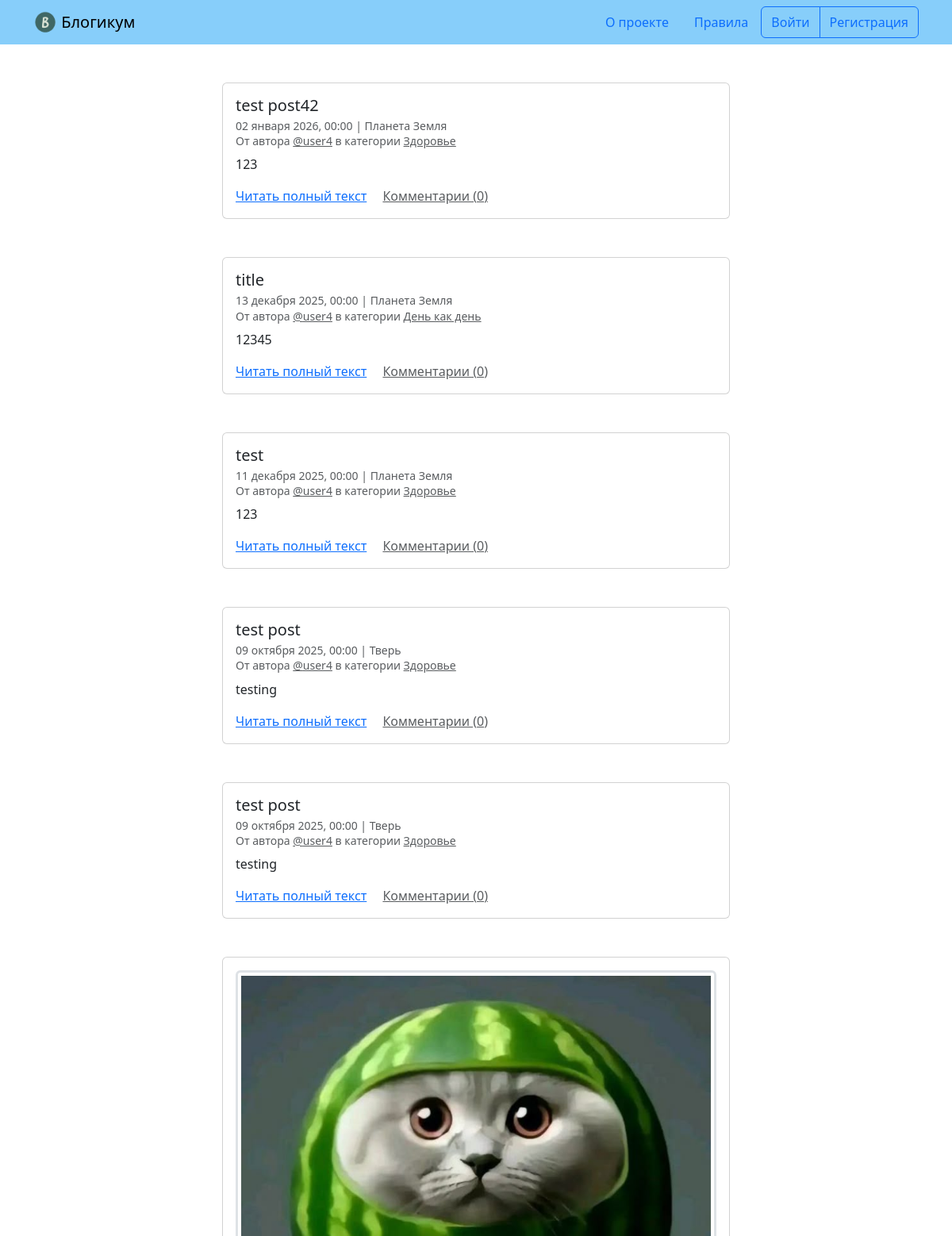
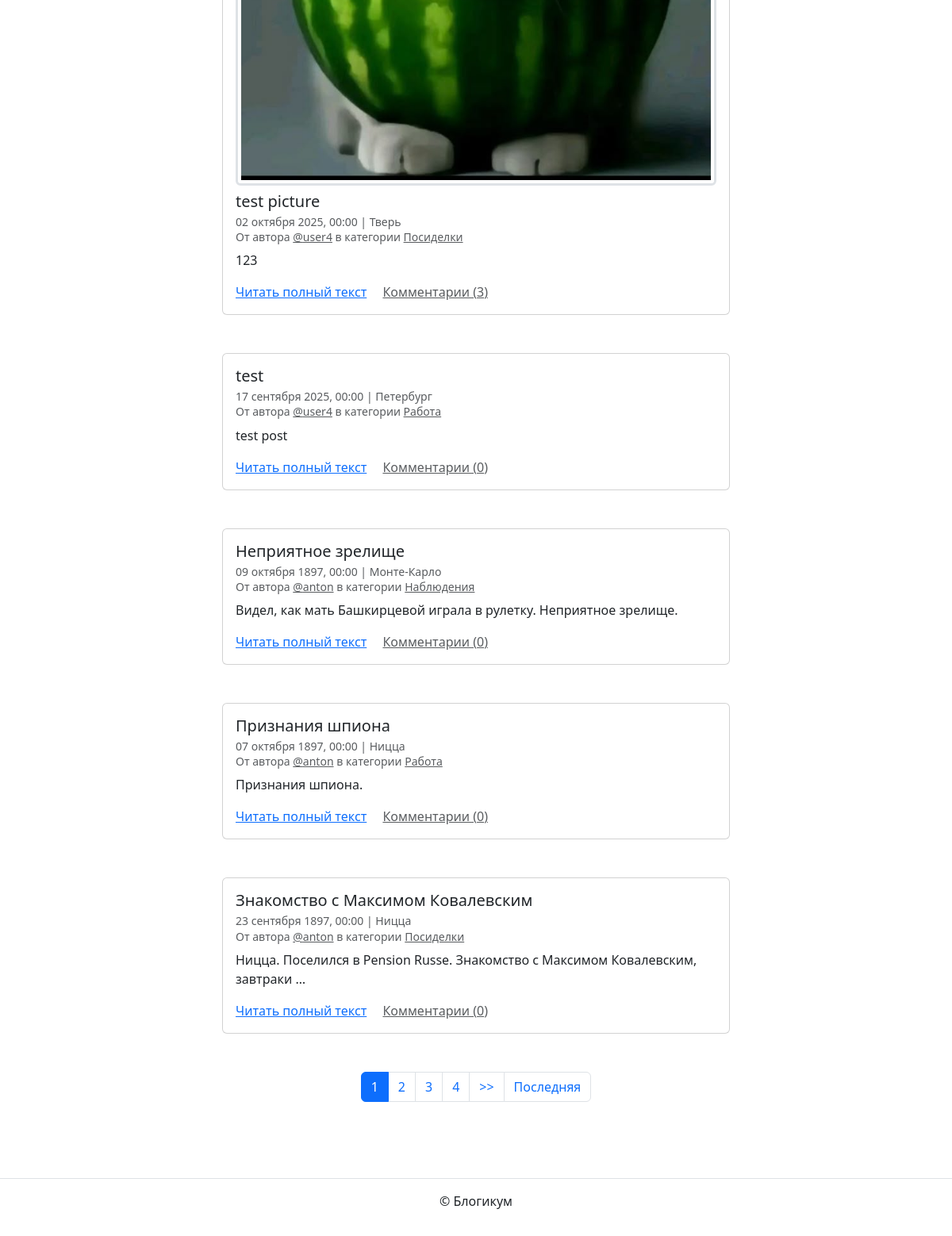
The app's page /, older data (2 pictures, top to bottom).
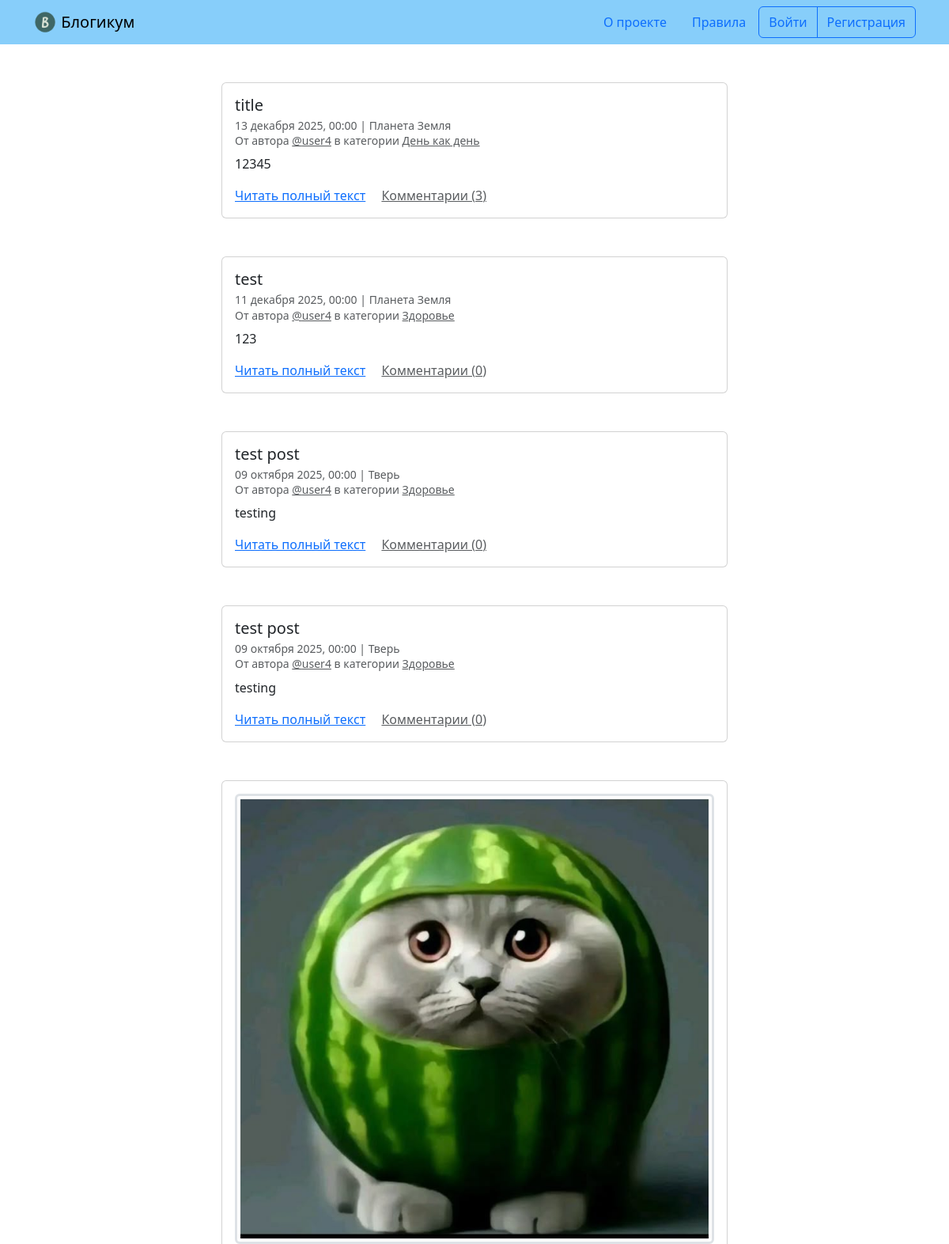
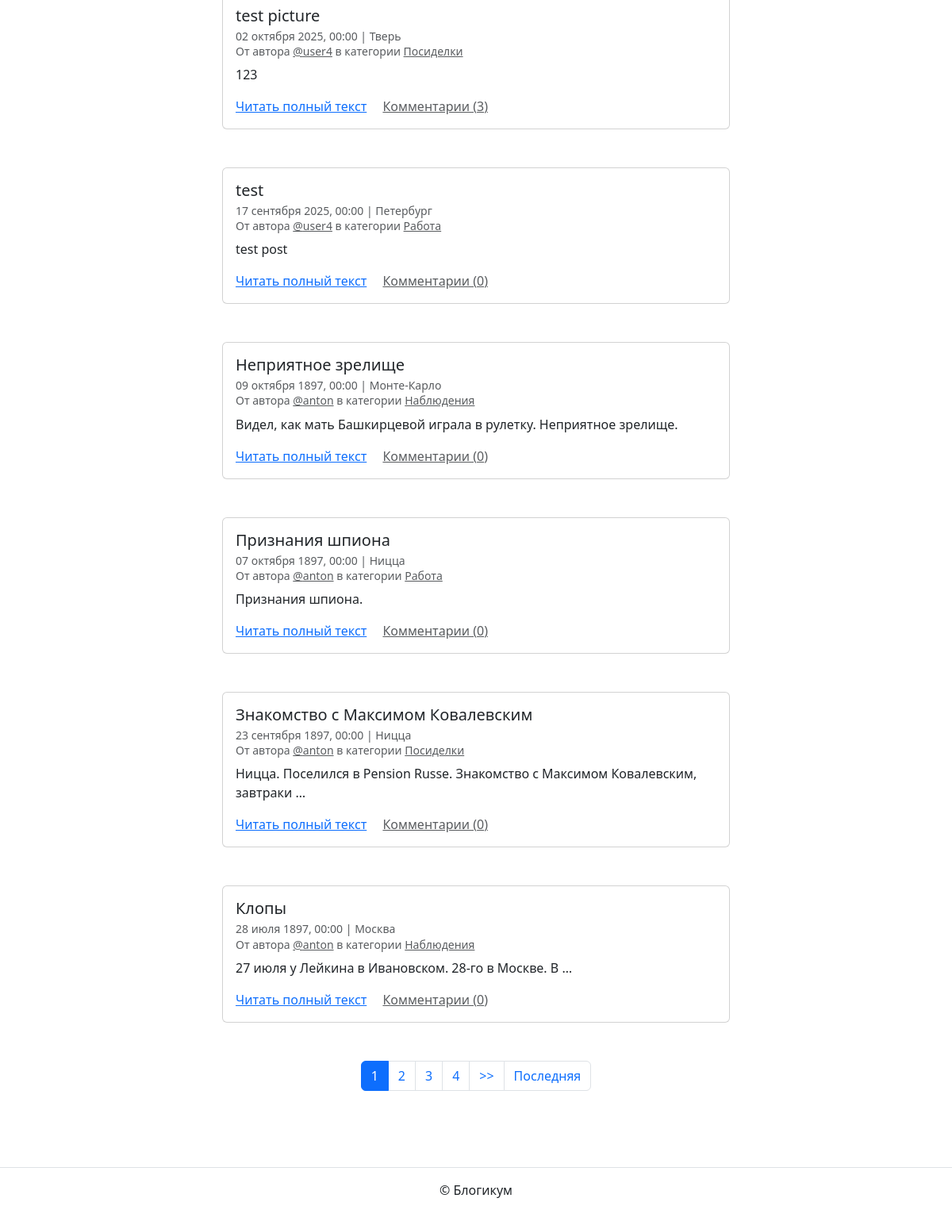
The same page, newer data (2 pictures, top to bottom).
### blog/models.py (models this page shows, shortened)
class BaseModel(models.Model):
    is_published = models.BooleanField('Опубликовано', default=True,
                                       help_text='Снимите галочку, чтобы '
                                       'скрыть публикацию.')
    created_at = models.DateTimeField('Добавлено', auto_now_add=True)
    class Meta:
        abstract = True

class Post(BaseModel):
    title = models.CharField('Заголовок', max_length=256)
    text = models.TextField('Текст')
    pub_date = models.DateTimeField('Дата и время публикации',
                                    help_text='Если установить дату и время в '
                                    'будущем — можно делать отложенные'
                                    ' публикации.')
    author = models.ForeignKey(User, on_delete=models.CASCADE,
                               verbose_name='Автор публикации')
    location = models.ForeignKey(Location,
                                 on_delete=models.SET_NULL, null=True,
                                 blank=True, verbose_name='Местоположение')
    category = models.ForeignKey(Category, on_delete=models.SET_NULL,
                                 null=True, verbose_name='Категория')
    image = models.ImageField('Фото', upload_to='birthdays_images', blank=True)
    class Meta:
        verbose_name = 'публикация'
        verbose_name_plural = 'Публикации'
        ordering = ('pub_date',)

class Category(BaseModel):
    title = models.CharField('Заголовок', max_length=256)
    description = models.TextField('Описание')
    slug = models.SlugField('Идентификатор', unique=True,
                            help_text='Идентификатор страницы для URL; '
                            'разрешены символы латиницы, цифры, дефис и '
                            'подчёркивание.')
    class Meta:
        verbose_name = 'категория'
        verbose_name_plural = 'Категории'

class Location (BaseModel):
    name = models.CharField('Название места', max_length=256)
    class Meta:
        verbose_name = 'местоположение'
        verbose_name_plural = 'Местоположения'

### blog/views.py (the view)
# urls.py: path('', views.index, name='index'),
def index(request):
    template_name = 'blog/index.html'
    post_list = filter_posts(
        Post.objects.select_related('location', 'category')
    )
    post_list_comments = get_comment_count(post_list)
    post_list_comments = sort_posts(post_list_comments)
    page_number = request.GET.get('page')
    page_obj = get_paginator_page(post_list_comments, page_number, 10)
    context = {'page_obj': page_obj}
    return render(request, template_name, context)

### blog/views.py (called while the page is built)
def get_paginator_page(object_list, page_number, posts_count):
    paginator = Paginator(object_list, posts_count)
    page_obj = paginator.get_page(page_number)
    return page_obj

def get_comment_count(post_list):
    return post_list.annotate(
        comment_count=Count('comment')
    )

def sort_posts(post_list):
    return post_list.order_by('-pub_date')

def filter_posts(post_list):
    return post_list.filter(
        is_published=True,
        pub_date__lte=timezone.now(),
        category__is_published=True
    )

### templates/blog/index.html (shortened to what this page needs)
{% extends "base.html" %}
{% block content %}
  {% for post in page_obj %}
    <article class="mb-5">
      {% include "includes/post_card.html" %}
    </article>
  {% endfor %}
  {% include "includes/paginator.html" %}
{% endblock %}

### templates/base.html (shortened to what this page needs)
{% load static %}
{% load django_bootstrap5 %}
<!DOCTYPE html>
<html lang="ru">
  <head>
    {% bootstrap_css %}
  </head>
  <body>
    {% include "includes/header.html" %}
    <main>
      <div class="container py-5">
        {% block content %}{% endblock %}
      </div>
    </main>
    {% include "includes/footer.html" %}
  </body>
</html>

### templates/includes/header.html
{% load static %}
<header>
  <nav class="navbar navbar-light" style="background-color: lightskyblue">
    <div class="container">
      <a class="navbar-brand" href="{% url 'blog:index' %}">
        <img src="{% static 'img/logo.png' %}" width="30" height="30" class="d-inline-block align-top" alt="">
        Блогикум
      </a>
      {% with request.resolver_match.view_name as view_name %}
        <ul class="nav  nav-pills">
          <li class="nav-item">
            <a class="nav-link {% if view_name == 'pages:about' %} text-white {% endif %}" href="{% url 'pages:about' %}">
              О проекте
            </a>
          </li>
          <li class="nav-item">
            <a class="nav-link {% if view_name == 'pages:rules' %} text-white {% endif %}" href="{% url 'pages:rules' %}">
              Правила
            </a>
          </li>
          {% if user.is_authenticated %}
            <div class="btn-group" role="group" aria-label="Basic outlined example">
              <button type="button" class="btn btn-outline-primary"><a class="text-decoration-none text-reset"
                  href="{% url 'blog:create_post' %}">Написать пост</a></button>
              <button type="button" class="btn btn-outline-primary"><a class="text-decoration-none text-reset"
                  href="{% url 'blog:profile' user.username %}">{{ user.username }}</a></button>
              <button type="button" class="btn btn-outline-primary"><a class="text-decoration-none text-reset"
                  href="{% url 'logout' %}">Выйти</a></button>
            </div>
          {% else %}
            <div class="btn-group" role="group" aria-label="Basic outlined example">
              <button type="button" class="btn btn-outline-primary"><a class="text-decoration-none text-reset"
                  href="{% url 'login' %}">Войти</a></button>
              <button type="button" class="btn btn-outline-primary"><a class="text-decoration-none text-reset"
                  href="{% url 'registration' %}">Регистрация</a></button>
            </div>
          {% endif %}
        </ul>
      {% endwith %}
    </div>
  </nav>
</header>

### templates/includes/post_card.html (shortened to what this page needs)
<div class="col d-flex justify-content-center">
  <div class="card" style="width: 40rem;">
    <div class="card-body">
      {% if post.image %}
        <a href="{{ post.image.url }}" target="_blank">
          <img class="border-3 rounded img-fluid img-thumbnail mb-2 mx-auto d-block" src="{{ post.image.url }}">
        </a>
      {% endif %}
      <h5 class="card-title">{{ post.title }}</h5>
      <h6 class="card-subtitle mb-2 text-muted">
        <small>
          {{ post.pub_date|date:"d E Y, H:i" }} | {% if post.location and post.location.is_published %}{{ post.location.name }}{% else %}Планета Земля{% endif %}<br>
          От автора <a class="text-muted" href="{% url 'blog:profile' post.author.username %}">@{{ post.author.username }}</a> в
          категории {% include "includes/category_link.html" %}
        </small>
      </h6>
      <p class="card-text">{{ post.text|truncatewords:10 }}</p>
      <a href="{% url 'blog:post_detail' post.id %}" class="card-link">Читать полный текст</a>
      <a href="{% url 'blog:post_detail' post.id %}" class="card-link text-muted">Комментарии ({{ post.comment_count }})</a>
    </div>
  </div>
</div>

### templates/includes/category_link.html
<a class="text-muted" href="{% url 'blog:category_posts' post.category.slug %}">
  {{ post.category.title }}
</a>

### templates/includes/paginator.html (shortened to what this page needs)
{% if page_obj.has_other_pages %}
  <nav aria-label="Page navigation" class="my-5">
    <ul class="pagination justify-content-center">
      {% for i in page_obj.paginator.page_range %}
        {% if page_obj.number == i %}
          <li class="page-item active">
            <span class="page-link">{{ i }}</span>
          </li>
        {% else %}
          <li class="page-item">
            <a class="page-link" href="?page={{ i }}">{{ i }}</a>
          </li>
        {% endif %}
      {% endfor %}
      {% if page_obj.has_next %}
        <li class="page-item">
          <a class="page-link" href="?page={{ page_obj.next_page_number }}">
            >>
          </a>
        </li>
        <li class="page-item">
          <a class="page-link" href="?page={{ page_obj.paginator.num_pages }}">
            Последняя
          </a>
        </li>
      {% endif %}
    </ul>
  </nav>
{% endif %}

### templates/includes/footer.html
<footer class="border-top text-center py-3">
  <p>© Блогикум</p>
</footer>

Row changes from the older to the newer data that the page shows:
removed Post: title "test post42", pub_date "02 января 2026, 00:00", shows "Планета Земля", author.username "user4", category "Здоровье", text "123", comment_count "0"
computed for Post "title": comment_count "0" → "3"
now on this page (row unchanged): Post: title "Клопы", pub_date "28 июля 1897, 00:00", location.name "Москва", author.username "anton", category "Наблюдения", text "27 июля у Лейкина в Ивановском. 28-го в Москве. В …", comment_count "0"
